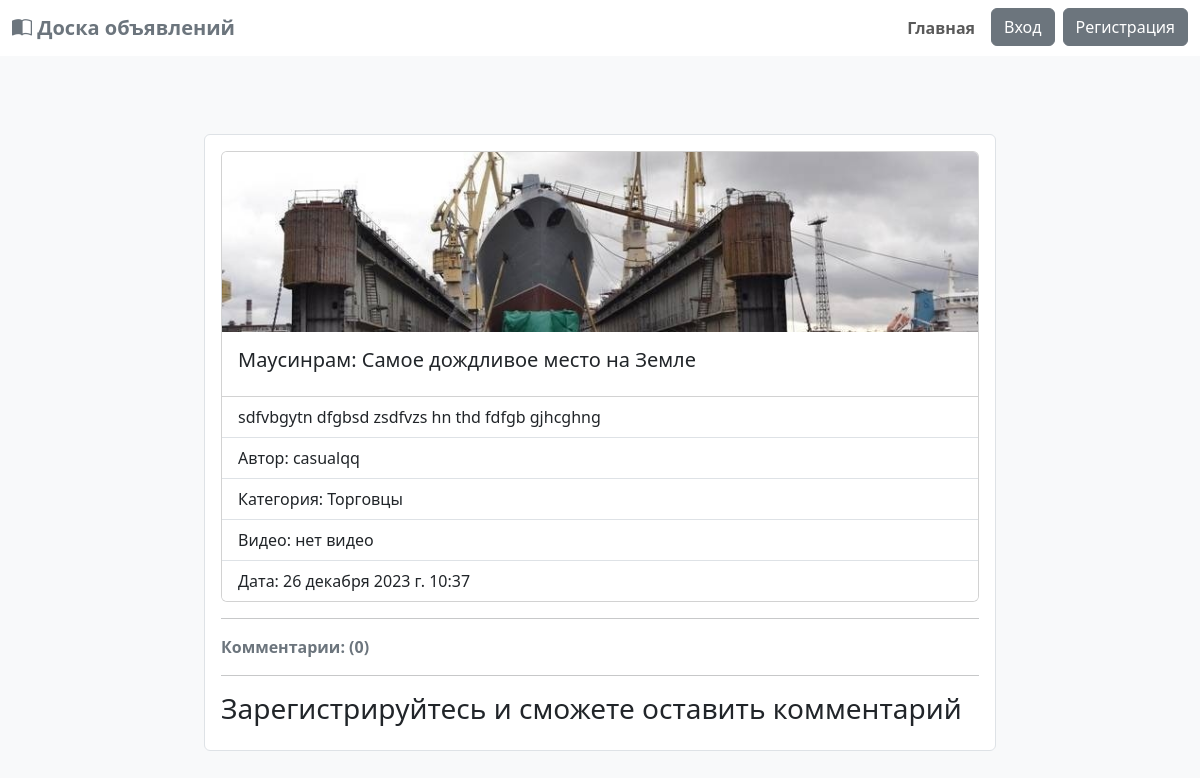
Before: /post/mausinram-samoe-dozhdlivoe-mesto-na-zemle/ with the older database file.
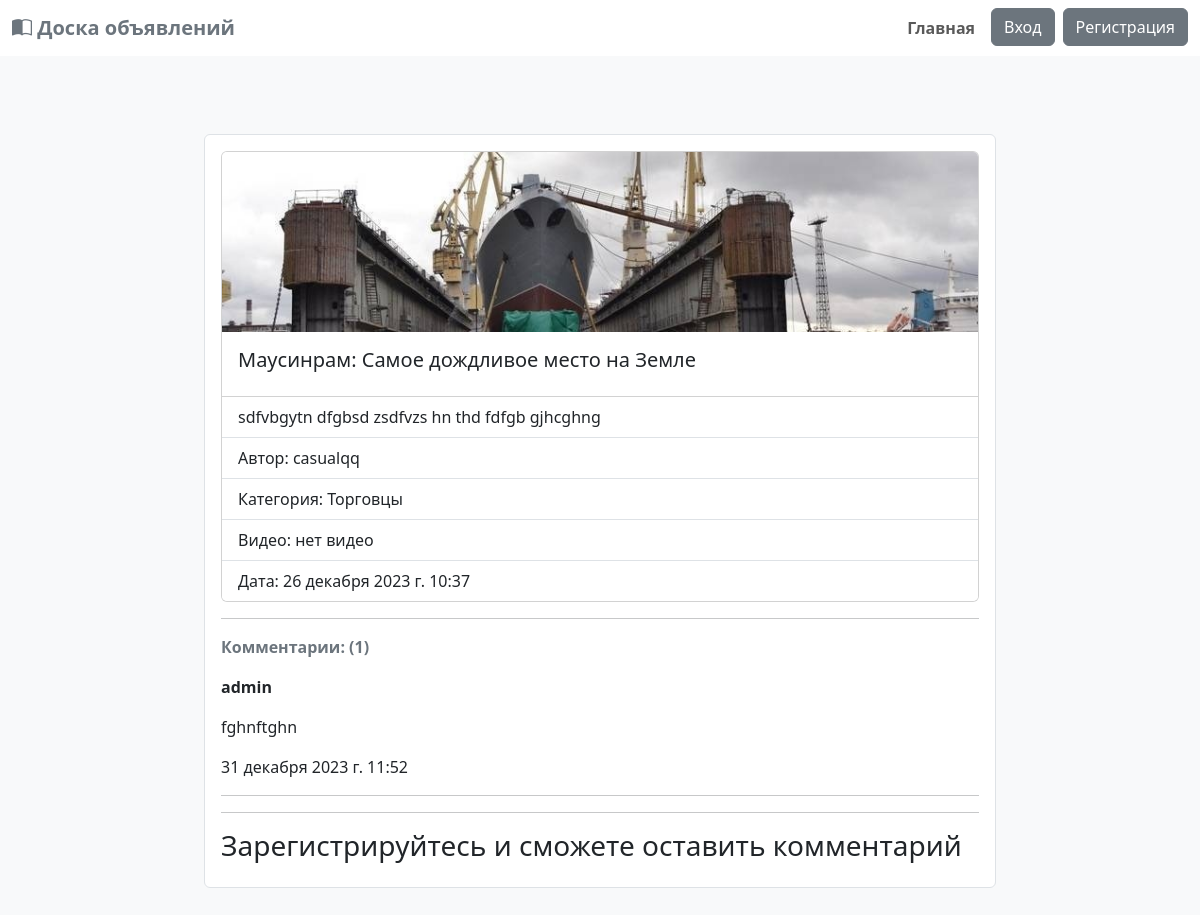
After: the same page with the newer database file.
### mainapp/models.py (models this page shows, shortened)
class Post(models.Model):
    user = models.ForeignKey(User, on_delete=models.CASCADE, related_name='user_post', verbose_name='Автор')
    title = models.CharField(max_length=255, verbose_name='Название')
    text = models.TextField(verbose_name='Текст')
    category = models.ForeignKey(Category, on_delete=models.CASCADE, verbose_name='Категория',
                                 related_name="category_post")
    photo = models.ImageField(upload_to="photos/%Y/%m/%d", blank=True)
    video_file = models.FileField(upload_to='post_video', blank=True, null=True)
    time_created = models.DateTimeField(auto_now_add=True, verbose_name='Время создания')
    slug = models.SlugField(max_length=255, unique=True, db_index=True, verbose_name="Slug")
    class Meta:
        verbose_name = 'Пост'
        verbose_name_plural = 'Посты'

class Category(models.Model):
    name = models.CharField(max_length=50, unique=True, verbose_name='Категория')
    slug = models.SlugField(max_length=50, unique=True, db_index=True, verbose_name="Slug")
    subscribers = models.ManyToManyField(User, verbose_name='Подписки', related_name='followers', blank=True)
    def __str__(self):
        return self.name
    class Meta:
        verbose_name = 'Категория'
        verbose_name_plural = 'Категории'

class Comment(models.Model):
    post = models.ForeignKey(Post, on_delete=models.CASCADE, related_name='post_comment', verbose_name='Пост')
    user = models.ForeignKey(User, on_delete=models.CASCADE, related_name='user_comment', verbose_name='Пользователь')
    text = models.TextField(verbose_name='Текст')
    slug = models.SlugField(max_length=255, unique=True, db_index=True, verbose_name="Slug")
    time_created = models.DateTimeField(auto_now_add=True, verbose_name='Время создания')
    status = models.BooleanField(default=False, verbose_name='Активно')
    class Meta:
        verbose_name = 'Комментарий'
        verbose_name_plural = 'Комментарии'

### mainapp/views.py (the view, shortened to what this page needs)
# urls.py: path('post/<slug:post_slug>/', ShowPost.as_view(), name='post'),
class ShowPost(FormMixin, DetailView):
    model = Post
    form_class = CommentForm
    template_name = 'mainapp/post-page.html'
    slug_url_kwarg = 'post_slug'
    context_object_name = 'post'
    def get_context_data(self, *, object_list=None, **kwargs):
        context = super().get_context_data(**kwargs)
        context['title'] = "Пост"
        return context
    def post(self, request, *args, **kwargs):
        form = self.get_form()
        if form.is_valid():
            return self.form_valid(form)
        return self.form_invalid(form)

### mainapp/templates/mainapp/post-page.html (shortened to what this page needs)
{% extends 'mainapp/base.html' %}
{% load static %}
{% block one_post %}
<section id="reviews" class="bg-light">
    <div class="row justify-content-center my-5">
      <div class="col-lg-8">
        <div class="list-group">
          <div class="list-group-item py-3">
			  <div class="card">
      <div class="embed-responsive embed-responsive-4by3">
        {% if post.photo %}
        <img src="{{post.photo.url}}" class="card-img-top" alt="...">
        {% else %}
        <img src="{% static 'mainapp/images/card.jpg' %}" class="card-img-top" alt="...">
      {% endif %}
     </div>
  <div class="card-body">
    <h5 class="card-title">{{ post.title }}</h5>
  </div>
  <ul class="list-group list-group-flush">
    <li class="list-group-item">{{ post.text }}</li>
    <li class="list-group-item">Автор: {{ post.user }}</li>
    <li class="list-group-item">Категория: {{ post.category }}</li>
    <li class="list-group-item">Видео:
      {% if post.video_file %}
      <video width="500px" height="500px" controls>
        <source src="{{ post.video_file.url }}" type="video/mp4">
      </video>
        {% else %}
        нет видео
      {% endif %}
    </li>
    <li class="list-group-item">Дата:  {{ post.time_created }}</li>
  </ul>
  </div>
    <hr>
    <p class="fw-bold text-secondary">Комментарии: ({{ post.post_comment.all.count }}) </p>
    {% for item in post.post_comment.all %}
    <div class="comments">
        <p class="fw-bold"> {{ item.user }} </p>
        <p>  {{ item.text }} </p>
        <p class="date-comm"> {{ item.time_created }}</p>
    </div>
     <hr>
    {% endfor %}
    <hr>
{% if request.user.is_authenticated %}
    <p>А что думаешь ты,<span class=" fw-bold author-red"> {{ request.user.username }}</span>, по этому поводу?</p>
    <form action="" method="post">
        {%csrf_token%}
        {{form.as_p}}
        <button type="submit" class="btn btn-primary">Добавить</button>
    </form>
 {% else %}
    <h3>Зарегистрируйтесь и сможете оставить комментарий</h3>
  {% endif %}
 </div>
  </div>
 </div>
 </div>
</section>
{% endblock %}

Changed rows visible on the page:
computed for Post "Маусинрам: Самое дождливое место на Земле": post_comment.all.count "0" → "1"
added Comment: user "admin", text "fghnftghn", time_created "31 декабря 2023 г. 11:52"
